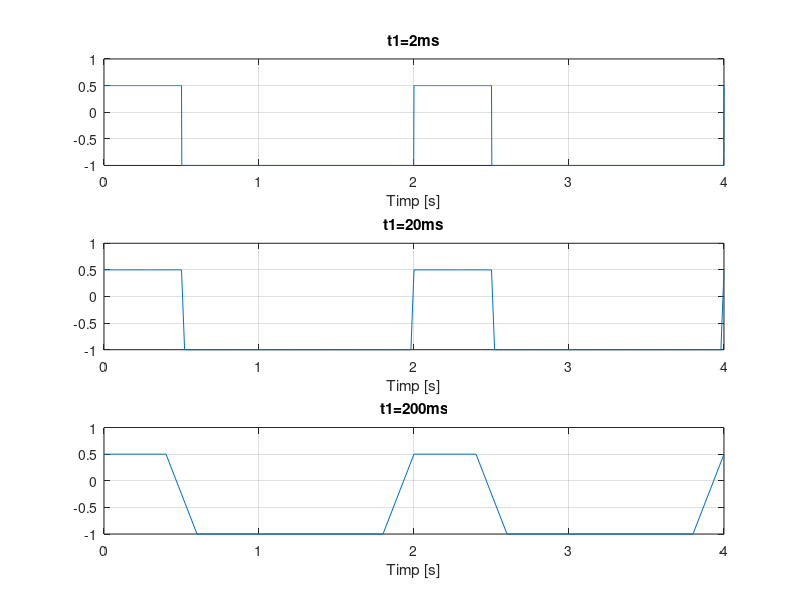

Source code (MATLAB):
% Se va genera un semnal cu rezolutie temporara de 2ms, 20ms
% 200ms pentru un semnal continuu de tipul: 
% Semnal dreptunghiular periodic cu
% -Perioad?: 2 s.
% -Factor de umplere: 25%.
% -Nivel maxim: +0.5.
% -Nivel minim: -1. 

t=2;
t1=0:0.002:4;
x1=zeros(1,length(t1));
k=0;

for r=2:0.002:6         %construim semnalul    
    k=k+1;
    c=floor(r/t);
    v=r-c*t;
        
    if(v<=t/4)
       x1(1,k)=0.5;
    else
        x1(1,k)=-1;
    end
end

t2=0:0.02:4;
x2=zeros(1,length(t2));
k=0;

for r=2:0.02:6
    
    k=k+1;
    c=floor(r/t);
    v=r-c*t;
        
    if(v<=t/4)
       x2(1,k)=0.5;
    else
        x2(1,k)=-1;
    end
end

t3=0:0.2:4;
x3=zeros(1,length(t3));
k=0;

for r=2:0.2:6
    
    k=k+1;
    c=floor(r/t);
    v=r-c*t;
        
    if(v<=t/4)
       x3(1,k)=0.5;
    else
        x3(1,k)=-1;
    end
end

subplot(3,1,1), plot(t1,x1),xlabel('Timp [s]'),grid, title('t1=2ms')
subplot(3,1,2), plot(t2,x2),xlabel('Timp [s]'),grid, title('t1=20ms')
subplot(3,1,3), plot(t3,x3),xlabel('Timp [s]'),grid, title('t1=200ms')

